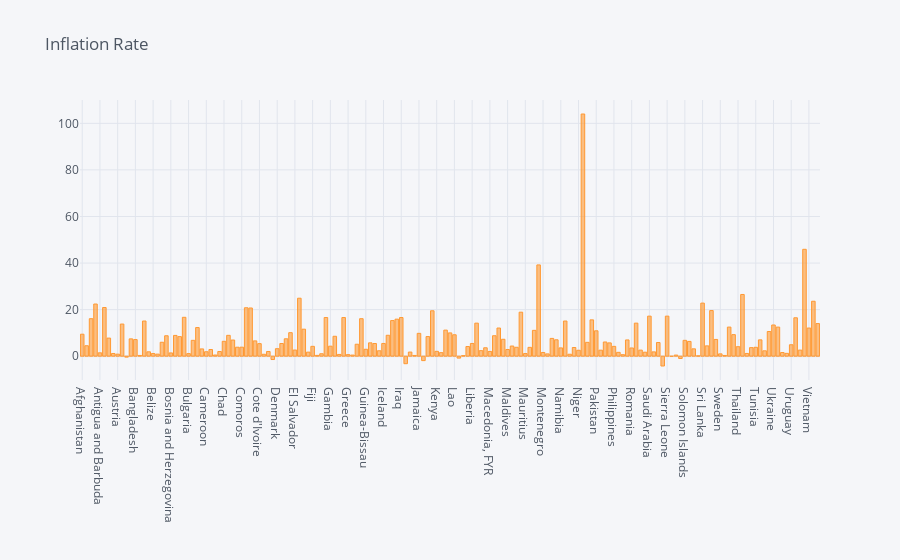

Here is the notebook cell this chart was saved with:
### Markdown cell above
#### Inflation Rate

### Code cell
# Plotting Inflation Rate vs Countries
df.iplot(kind='bar',x='country',y='inflation',title='Inflation Rate')

### Figure 1 — Plotly figure (JSON) as saved in the notebook; plotly's stock layout.template omitted (floating-point values rounded to 4 significant figures; data arrays with more than 128 entries replaced by an {"elided": "..."} marker saying what was removed)
{"data": [{"marker": {"color": "rgba(255, 153, 51, 0.6)", "line": {"color": "rgba(255, 153, 51, 1.0)", "width": 1}}, "name": "inflation", "orientation": "v", "text": "", "type": "bar", "x": {"elided": "167 str values"}, "y": {"elided": "167 float values"}}], "layout": {"legend": {"bgcolor": "#F5F6F9", "font": {"color": "#4D5663"}}, "paper_bgcolor": "#F5F6F9", "plot_bgcolor": "#F5F6F9", "title": {"font": {"color": "#4D5663"}, "text": "Inflation Rate"}, "xaxis": {"gridcolor": "#E1E5ED", "showgrid": true, "tickfont": {"color": "#4D5663"}, "title": {"font": {"color": "#4D5663"}, "text": ""}, "zerolinecolor": "#E1E5ED"}, "yaxis": {"gridcolor": "#E1E5ED", "showgrid": true, "tickfont": {"color": "#4D5663"}, "title": {"font": {"color": "#4D5663"}, "text": ""}, "zerolinecolor": "#E1E5ED"}}}
